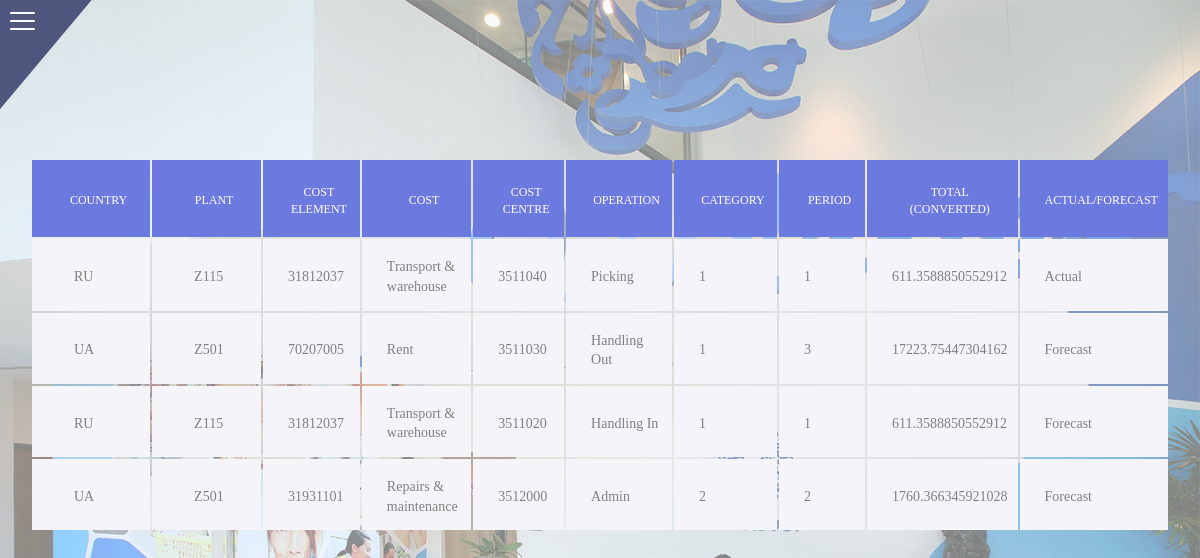
Page /warehouse/operations/ on the earlier database version.
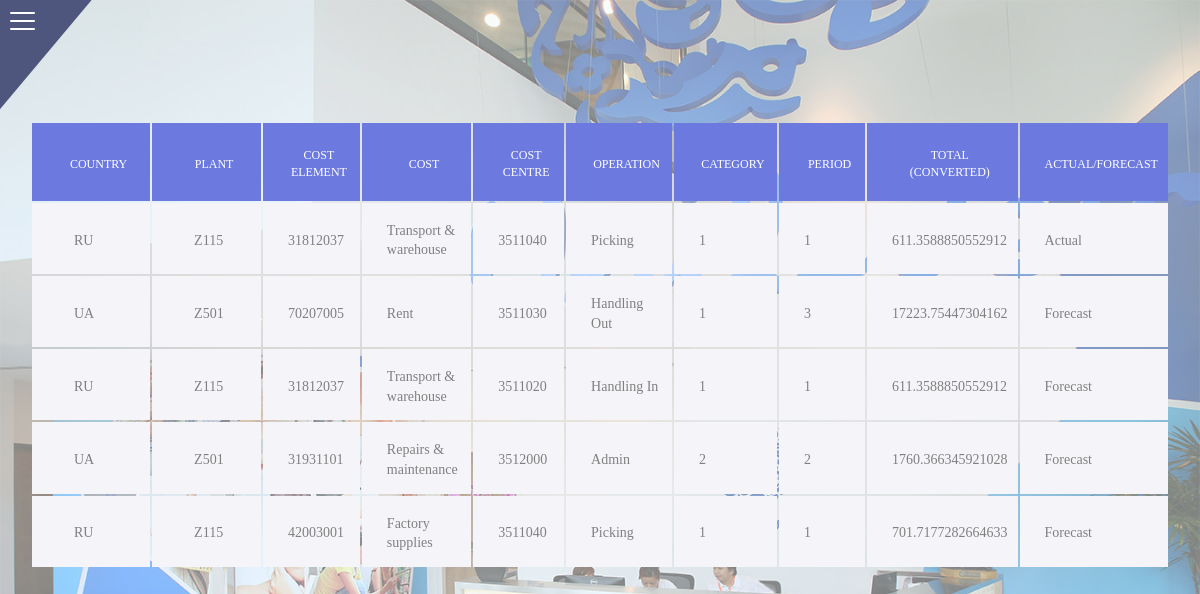
Same page on the later database version.
### warehouse/models.py (models this page shows, shortened)
class Consolidated_Data(models.Model):
    plant = models.ForeignKey(Plant, on_delete=models.CASCADE)
    cost_Type = models.ForeignKey(Cost, on_delete=models.CASCADE)
    operation_Type = models.ForeignKey(Operation, on_delete=models.CASCADE)
    period = models.IntegerField(default=1, validators=[MaxValueValidator(12), MinValueValidator(1)])
    value = models.FloatField()
    actual = models.BooleanField(default=False)

class Plant(models.Model):
    plantCode = models.CharField(max_length = 10)
    coutryCode = models.CharField(max_length = 5)
    companyCode = models.IntegerField()
    conversion = models.FloatField()

class Cost(models.Model):
    cost_element = models.IntegerField()
    name = models.CharField(max_length = 1000)
    type = models.CharField(max_length = 1000)

class Operation(models.Model):
    cost_center = models.IntegerField()
    operation_type = models.CharField(max_length = 100)
    category = models.IntegerField()

### warehouse/views.py (the view)
# urls.py: path('operations/', views.fullTable),
def fullTable(request):
    all_cd = Consolidated_Data.objects.all()
    for cd in all_cd:
        cd.value = cd.value/cd.plant.conversion
    context = {
        'all_cd' : all_cd
    }
    return render(request, 'warehouse/operations/operations.html', context)

### warehouse/templates/warehouse/operations/operations.html (shortened to what this page needs)
<!DOCTYPE html>
{% load staticfiles %}
<html >
<head>
  <link rel="stylesheet" href="{% static 'warehouse/style.css' %}">
  <link rel="stylesheet" href="{% static 'warehouse/operations.css' %}">
  <link rel="stylesheet" type="text/css" href="{% static 'warehouse/util.css' %}">
  <link rel="stylesheet" type="text/css" href="{% static 'warehouse/main.css' %}">
</head>
<body>
  <nav class="navigation-menu js-nav-menu">
  <div class="navigation-menu__toggle js-nav-menu-toggle">
    <span class="navigation-menu__bars"></span>
  </div>
</nav>
        <div class="limiter">
          <div class="container-table100">
            <div class="wrap-table100">
            <div class="table100 ver6 m-b-110">
                <table data-vertable="ver6">
                  <thead>
                    <tr class="row100 head">
                      <th class="column100 column3" data-column="column1">Country</th>
                      <th class="column100 column3" data-column="column2">Plant</th>
                      <th class="column100 column4" data-column="column3">Cost Element</th>
                      <th class="column100 column4" data-column="column2">Cost</th>
                      <th class="column100 column4" data-column="column2">Cost Centre</th>
                      <th class="column100 column4" data-column="column2">Operation</th>
                      <th class="column100 column4" data-column="column2">Category</th>
                      <th class="column100 column5" data-column="column4">Period</th>
                      <th class="column100 column6" data-column="column5">Total (Converted)</th>
                      <th class="column100 column7" data-column="column6">Actual/Forecast</th>
                    </tr>
                  </thead>
                  <tbody>
                    {% for cd in all_cd %}
                    <tr class="row100">
                      <td class="column100 column1" data-column="column1">{{ cd.plant.coutryCode }}</td>
                      <td class="column100 column1" data-column="column2">{{ cd.plant.plantCode }}</td>
                      <td class="column100 column2" data-column="column3">{{ cd.cost_Type.cost_element }}</td>
                      <td class="column100 column2" data-column="column2">{{ cd.cost_Type.name }}</td>
                      <td class="column100 column3" data-column="column3">{{ cd.operation_Type.cost_center }}</td>
                      <td class="column100 column3" data-column="column3">{{ cd.operation_Type.operation_type }}</td>
                      <td class="column100 column3" data-column="column3">{{ cd.operation_Type.category }}</td>
                      <td class="column100 column4" data-column="column4">{{ cd.period }}</td>
                      <td class="column100 column5" data-column="column5">{{ cd.value }}</td>
                      {% if cd.actual is False %}
                        <td class="column100 column5" data-column="column5">Forecast</td>
                      {% else %}
                        <td class="column100 column5" data-column="column5">Actual</td>
                      {% endif %}
                    </tr>
                    {% endfor %}
                  </tbody>
                </table>
              </div>
            </div>
          </div>
        </div>
</body>
</html>

### warehouse/static/warehouse/style.css (style rules this page uses)
* { box-sizing: border-box; }
html { font-size: 62.5%; }
.navigation-menu__bars, .navigation-menu__bars::before, .navigation-menu__bars::after { cursor: pointer; border-radius: 1px; height: 2px; width: 25px; background: #fff; position: absolute; left: 0; top: 50%; display: block; transition: all .3s; }
.navigation-menu { background-color: transparent; height: 100%; position: fixed; width: 600px; transform: translateX(-100%); transition: transform .3s .3s; }
.navigation-menu::before { background: #4E567E; content: ''; height: 400%; left: 50%; position: absolute; top: 0; transform: translate(-50%, -50%) rotate(40deg); width: 100%; z-index: 0; }
.navigation-menu__toggle { cursor: pointer; height: 30px; position: absolute; right: -40px; top: 5px; width: 30px; }
.navigation-menu__bars::before, .navigation-menu__bars::after { content: ''; }
.navigation-menu__bars::before { left: 0; top: -8px; }
.navigation-menu__bars::after { left: 0; top: 8px; }

### warehouse/static/warehouse/operations.css (style rules this page uses)
* { font-family: 'Open Sans', sans-serif; }
body { margin: 10px; padding: 0; overflow: hidden; background: url("uu.jpg");; background-repeat: no-repeat; background-size: cover; }

### warehouse/static/warehouse/main.css (style rules this page uses)
* { margin: 0px; padding: 0px; box-sizing: border-box; }
body, html { height: 100%; font-family: sans-serif; margin: 0; }
.limiter { width: 100%; margin: 0 auto; }
.container-table100 { width: auto; min-height: 100vh; background: rgba(246, 252, 252, 0.5); display: -webkit-box; display: -webkit-flex; display: -moz-box; display: -ms-flexbox; display: flex; align-items: center; justify-content: center; flex-wrap: wrap; padding: 33px 30px; }
.wrap-table100 { width: 1300px; }
table { width: 100%; background-color: rgba(#3447f2, 0.82); }
th, td { font-weight: unset; padding-right: 10px; }
.column100 { width: 130px; padding-left: 25px; }
.column100.column1 { width: 265px; padding-left: 42px; }
.row100.head th { padding-top: 24px; padding-bottom: 20px; background-color: #6c7ae0; }
.row100 td { padding-top: 18px; padding-bottom: 14px; background-color: #f5f5f9; }
.table100.ver6 tbody tr { border-bottom: 1px solid #e5e5e5; }
.table100.ver6 td { font-family: Montserrat-Regular; font-size: 14px; color: #808080; line-height: 1.4; }
.table100.ver6 th { font-family: Montserrat-Medium; font-size: 12px; color: #fff; line-height: 1.4; text-transform: uppercase; background-color: #6c7ae0; }

Differences in the rows shown:
added Consolidated_Data: plant.coutryCode "RU", plant.plantCode "Z115", cost_Type.cost_element "42003001", cost_Type.name "Factory supplies", operation_Type.cost_center "3511040", operation_Type.operation_type "Picking", operation_Type.category "1", period "1", value "701.7177282664633", actual "Forecast"
